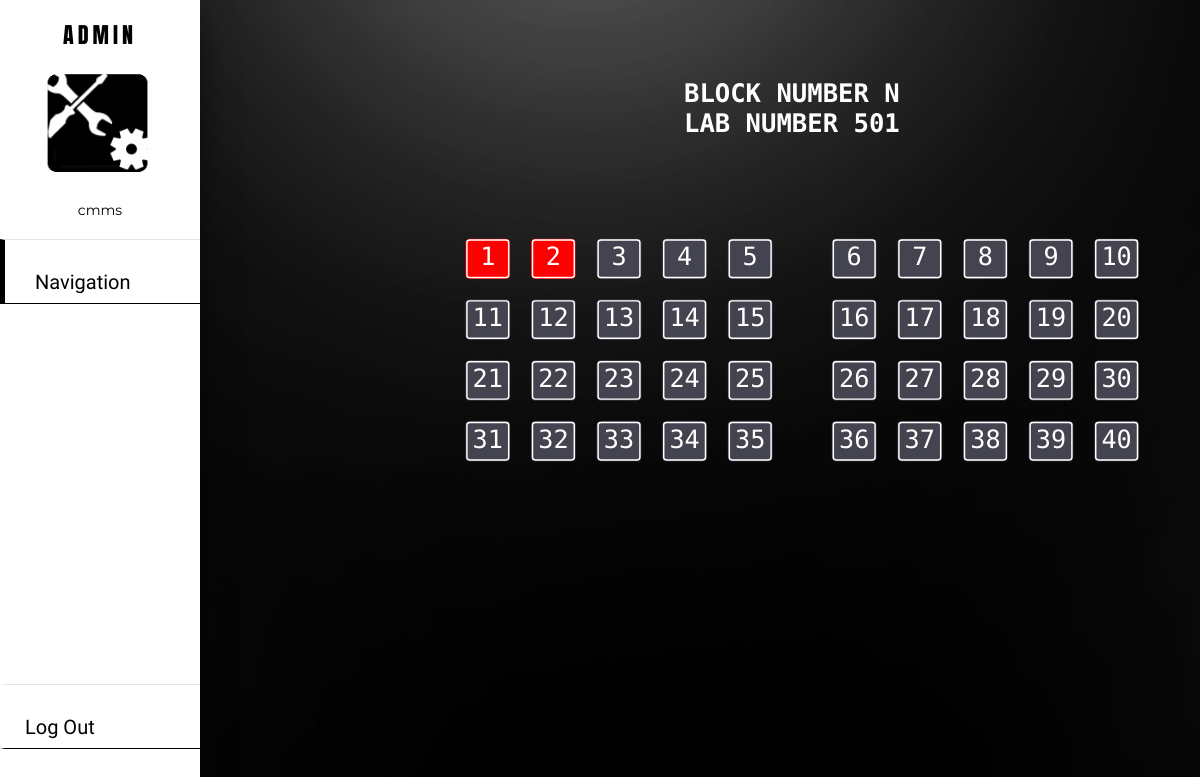
The page /dashboard/navigation/1/501/aroom/ (signed in) on the database its author committed.
### reports/models.py (models this page shows, shortened)
class Block(models.Model):
	bl_id = models.BigAutoField(primary_key=True)
	bl_name = models.CharField(max_length=2,null=True,unique=True)
	def __str__(self):
		return self.bl_name

class Lab(models.Model):
	l_id = models.BigAutoField(primary_key=True)
	l_no = models.IntegerField(null=True,unique=False)
	block_n=models.ForeignKey(Block,on_delete=models.CASCADE)
	def __str__(self):
		return str(self.l_no)

class Computer(models.Model):
	c_id = models.BigAutoField(primary_key=True)
	comp_no = models.IntegerField(null=True,unique=False)
	c_status = models.IntegerField(null=True,unique=False)
	lab_n=models.ForeignKey(Lab,on_delete=models.CASCADE)

### reports/views.py (the view)
# urls.py: path("dashboard/navigation/<int:pk_b>/<int:pk_l>/aroom/",views.acomp,name="acomp"),
def acomp(request,pk_b,pk_l):
     print("here")
     b1=Block.objects.get(bl_id=pk_b)
     rooms=Lab.objects.get(l_no=pk_l)
     comp=rooms.computer_set.all()
     context={'comp':comp,'b1':b1,'rooms':rooms}
     return render(request, "reports/acomp.html",context)

### reports/templates/reports/acomp.html (shortened to what this page needs)
{% load static %}
<!DOCTYPE html>
<html>
<head>
</head>
<body>
	{% include 'reports/anavbar.html' %}
  <H1>Block Number {{b1}} <br>Lab Number {{rooms}} </H1>
 <div class="container">
      <br>
      <br>
      <br>
      <br>
      <br>
      <br>
      <br>
      <br>
      <br>
      <br>
      <div class="row">
 	   {% for i in comp %}
   		{% if i.c_status == 1 %}
		<div class="seat">
			<a class="bruh" href ="{% url 'issue' b1.bl_id rooms.l_no i.c_id %}">
		    {{i.comp_no}}
		  </a>
		 </div>
		{% else %}
   		<div class="seat sold">{{i.comp_no}}</div>
   		{% endif %}
   	   {% endfor %}
      </div>
  </div>
</body>
</html>

### reports/templates/reports/anavbar.html (shortened to what this page needs)
{% load static %}
<!DOCTYPE html>
<html>
<head>
	<link rel="stylesheet" href="https://cdnjs.cloudflare.com/ajax/libs/font-awesome/5.15.3/css/all.min.css"/>
</head>
<body>
 <div class="sidebar">
 	<header>ADMIN</header>
 	<img src='{% static "images/ahead.png" %}' class="avatar">
 	<br>
 	<div class="mail">{{request.user}}</div>
 		<a class="active" href="#">Navigation</a>
    <a class="log" href="{% url 'logout' %}">Log Out</a>
 </div>
</body>
</html>

### reports/templates/reports/anavbar.html (style rules this page uses)
* { margin: 0; padding: 0; box-sizing: border-box; list-style: none; text-decoration: none; }
.sidebar { position: fixed; width: 200px; height: 100%; background: #ffffff; box-shadow: 0 20px 30px rgba(0,0,0,.5); }
.sidebar header { font-family: 'Anton', sans-serif; letter-spacing: 4px; font-size: 22px; color: black; text-align: center; line-height: 70px; }
.sidebar a { font-family: 'Inconsolata', monospace; display: block; height: 65px; width: 100%; line-height: 65px; font-size: 20px; color: black ; padding-left: 20px ; padding-top: 10px; border-top: 1px solid rgba(0,0,0,.1); border-bottom: 1px solid black ; border-left: 5px solid transparent ; box-sizing: border-box; transition: .4s; }
.sidebar a.active, .sidebar a:hover { padding-left: 30px ; border-left: 5px solid black ; }
.avatar { margin-left: 45px; width: 105px; height: 107px; }
.mail { font-family: 'Montserrat', sans-serif; text-align: center; font-size: 14px; padding-top: 20px; padding-bottom: 20px; }
.log { margin-top: 580px; }
@media (max-width: 1536px) { .log { margin-top: 380px; } }

### rows shown on the page
Block: bl_name "N"
Lab: l_no "501"
Computer: comp_no "1"
Computer: comp_no "2"
Computer: comp_no "3"
Computer: comp_no "4"
Computer: comp_no "5"
Computer: comp_no "6"
Computer: comp_no "7"
Computer: comp_no "8"
Computer: comp_no "9"
Computer: comp_no "10"
Computer: comp_no "11"
Computer: comp_no "12"
Computer: comp_no "13"
Computer: comp_no "14"
Computer: comp_no "15"
Computer: comp_no "16"
Computer: comp_no "17"
Computer: comp_no "18"
Computer: comp_no "19"
Computer: comp_no "20"
Computer: comp_no "21"
Computer: comp_no "22"
Computer: comp_no "23"
Computer: comp_no "24"
Computer: comp_no "25"
Computer: comp_no "26"
Computer: comp_no "27"
Computer: comp_no "28"
Computer: comp_no "29"
Computer: comp_no "30"
Computer: comp_no "31"
Computer: comp_no "32"
Computer: comp_no "33"
Computer: comp_no "34"
Computer: comp_no "35"
Computer: comp_no "36"
Computer: comp_no "37"
Computer: comp_no "38"
Computer: comp_no "39"
Computer: comp_no "40"

### other values the page prints
{{ request.user }} "cmms"
